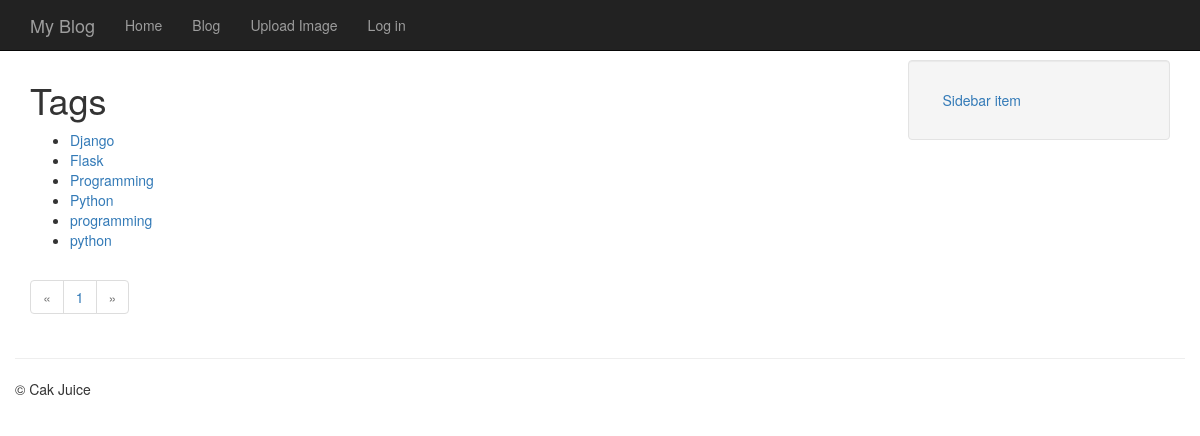
/entries/tags/, run on an earlier commit of the app's database.
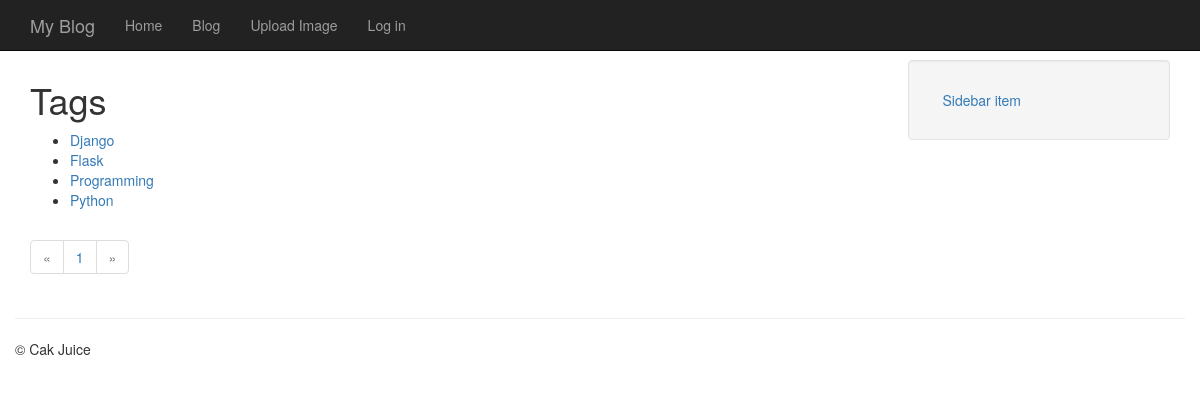
And on a later commit of the database.
### models.py (models this page shows, shortened)
class Tag(db.Model):
	id = db.Column(db.Integer, primary_key=True)
	name = db.Column(db.String(64))
	slug = db.Column(db.String(64), unique=True)

### entries/blueprint.py (the view)
@entries.route('/tags/')
def tag_index():
	tags = Tag.query.order_by(Tag.name)
	return object_list('entries/tag_index.html', tags)

### app.py (called while the page is built)
@app.before_request
def _before_request():
	g.user = current_user

### helpers.py (called while the page is built)
def object_list(template_name, query, paginate_by=20, **context):
	page = request.args.get('page')
	if page and page.isdigit():
		page = int(page)
	else:
		page = 1
	object_list = query.paginate(page, paginate_by)
	return render_template(template_name, object_list=object_list, **context)

### templates/entries/tag_index.html (shortened to what this page needs)
{% extends 'base.html' %}
{% block content_title %}Tags{% endblock %}
{% block content %}
	<ul>
		{% for tag in object_list.items %}
			<li><a href="{{ url_for('entries.tag_detail', slug=tag.slug) }}">{{ tag.name }}</a></li>
		{% endfor %}
	</ul>
	{% include 'includes/page_links.html' %}
{% endblock %}

### templates/base.html (shortened to what this page needs)
<!DOCTYPE html>
<html>
<head>
	<link rel="stylesheet" type="text/css" href="{{ url_for('static', filename='css/bootstrap.min.css') }}">
</head>
<body class="{% block body_class %}{% endblock %}">
	<nav class="navbar navbar-inverse navbar-fixed-top">
		<div class="container">
			<div class="navbar-header">
				<a class="navbar-brand" href="#">{% block branding %}My Blog{% endblock %}</a>
			</div>
			<div class="collapse navbar-collapse">
				<ul class="nav navbar-nav">
					<li><a href="{{ url_for('homepage') }}">Home</a></li>
					<li><a href="{{ url_for('entries.index') }}">Blog</a></li>
					<li><a href="{{ url_for('entries.image_upload') }}">Upload Image</a></li>
					{% if g.user.is_authenticated %}
						<li><a href="{{ url_for('logout', next=request.path) }}">Log out</a></li>
					{% else %}
						<li><a href="{{ url_for('login', next=request.path) }}">Log in</a></li>
					{% endif %}
				</ul>
			</div>
		</div>
	</nav>
	<div class="container">
		<div class="row">
			<div class="col-md-9">
				<h1>{% block content_title %}{% endblock %}</h1>
				{% block content %}{% endblock %}
			</div>
			<div class="col-md-3">
				{% block sidebar %}
				<ul class="well nav nav-stacked">
					<li><a href="#">Sidebar item</a></li>
				</ul>
				{% endblock %}
			</div>
		</div>
		<div class="row">
			<hr />
			<footer>
				<p>&copy; Cak Juice</p>
			</footer>
		</div>
	</div>
</body>
</html>

### templates/includes/page_links.html
<ul class="pagination">
	<li{% if not object_list.has_prev %} class="disabled"{% endif %}>
		{% if object_list.has_prev %}
			<a href="./?page={{ object_list.prev_num }}">&laquo;</a>
		{% else %}
			<a href="#">&laquo;</a>
		{% endif %}
	</li>
	{% for page in object_list.iter_pages() %}
		<li>
			{% if page %}
				<a {% if page == object_list.page %}class="active" {% endif %}href="./?page={{ page }}">{{ page }}</a>
			{% else %}
				<a class="disabled">...</a>
			{% endif %}
		</li>
	{% endfor %}
	<li{% if not object_list.has_next %} class="disabled"{% endif %}>
		{% if object_list.has_next %}
			<a href="./?page={{ object_list.next_num }}">&raquo;</a>
		{% else %}
			<a href="#">&raquo;</a>
		{% endif %}
	</li>
</ul>

### templates/base.html (style rules this page uses)
body { padding-top:60px; }

What changed in the data, as far as the page shows it:
removed Tag: name "programming"
removed Tag: name "python"
